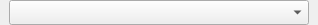
<ui version="4.0" >
 <class>CurveSelector</class>
 <widget class="QWidget" name="CurveSelector" >
  <property name="geometry" >
   <rect>
    <x>0</x>
    <y>0</y>
    <width>318</width>
    <height>25</height>
   </rect>
  </property>
  <property name="whatsThis" >
   <string>Select a curve to utilize.</string>
  </property>
  <layout class="QHBoxLayout" >
   <property name="leftMargin" >
    <number>0</number>
   </property>
   <property name="topMargin" >
    <number>0</number>
   </property>
   <property name="rightMargin" >
    <number>0</number>
   </property>
   <property name="bottomMargin" >
    <number>0</number>
   </property>
   <item>
    <widget class="Kst::ComboBox" name="_curve" >
     <property name="sizePolicy" >
      <sizepolicy vsizetype="Fixed" hsizetype="Fixed" >
       <horstretch>0</horstretch>
       <verstretch>0</verstretch>
      </sizepolicy>
     </property>
     <property name="maximumSize" >
      <size>
       <width>300</width>
       <height>72</height>
      </size>
     </property>
    </widget>
   </item>
  </layout>
 </widget>
 <layoutdefault spacing="6" margin="11" />
 <pixmapfunction>qPixmapFromMimeSource</pixmapfunction>
 <customwidgets>
  <customwidget>
   <class>Kst::ComboBox</class>
   <extends>QComboBox</extends>
   <header>combobox.h</header>
  </customwidget>
 </customwidgets>
 <resources/>
 <connections/>
</ui>
